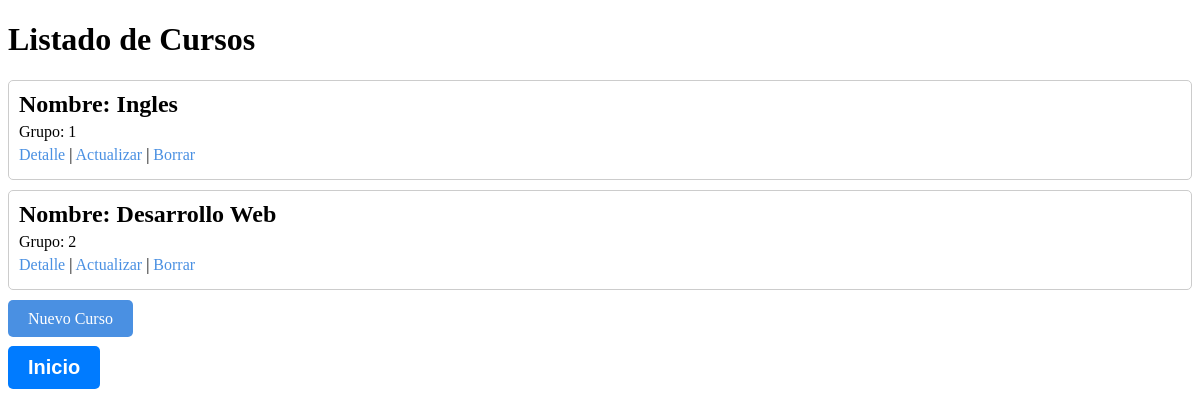
/PrimerApp/curso/lista, run on an earlier commit of the app's database.
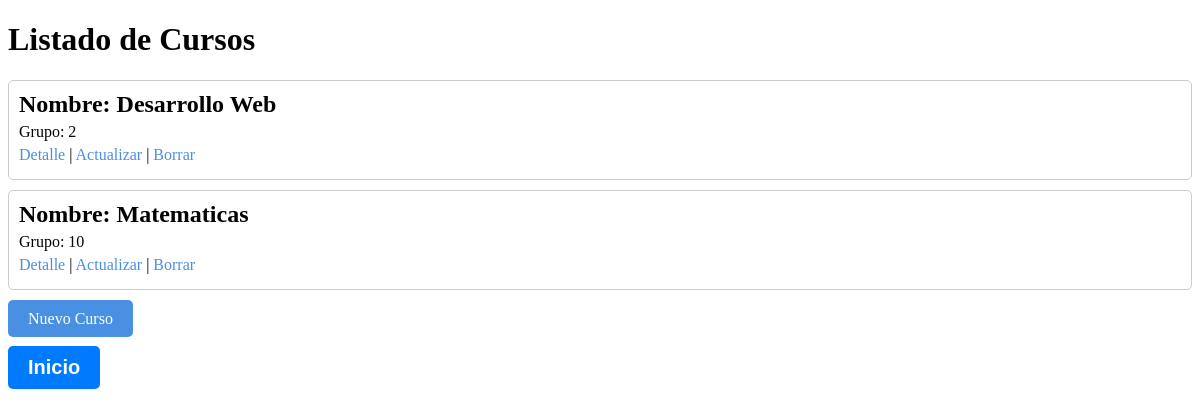
And on a later commit of the database.
### PrimerApp/models.py (models this page shows, shortened)
class Curso(models.Model):
    curso = models.CharField(max_length=100)
    grupo = models.IntegerField()

### PrimerApp/views.py (the view)
# urls.py: path('curso/lista', views.CursoListView.as_view(), name="ListaCursos"),
class CursoListView(ListView):
    model = Curso
    context_object_name = "cursos"
    template_name = "PrimerApp/listCurso.html"

### PrimerApp/templates/PrimerApp/listCurso.html (shortened to what this page needs)
<!DOCTYPE html>
<html lang="es">
<head>
</head>
<body>
    <h1>Listado de Cursos</h1>
    {% for curso in cursos %}
        <div style="border: 1px solid #ccc; padding: 10px; margin: 10px 0; border-radius: 5px;">
            <h2 style="margin: 0;">Nombre: {{ curso.curso }}</h2>
            <p style="margin: 5px 0;">Grupo: {{ curso.grupo }}</p>
            <p style="margin: 5px 0;">
                <a href="{% url 'CursoDetalle' curso.pk %}" style="text-decoration: none; color: #4A90E2;">Detalle</a> |
                <a href="{% url 'CursoUpdate' curso.pk %}" style="text-decoration: none; color: #4A90E2;">Actualizar</a> |
                <a href="{% url 'CursoDelete' curso.pk %}" style="text-decoration: none; color: #4A90E2;">Borrar</a>
            </p>
        </div>
    {% endfor %}
    <div style="margin-top: 20px;">
        <a href="{% url 'CreateCurso' %}" style="text-decoration: none; color: white; background-color: #4A90E2; padding: 10px 20px; border-radius: 5px;">Nuevo Curso</a>
    </div>
    <br>
    <button class="btn-custom" onclick="window.location.href='{% url 'Principal' %}'">Inicio</button>
</body>
</html>

What changed in the data, as far as the page shows it:
removed Curso: curso "Ingles", grupo "1"
added Curso: curso "Matematicas", grupo "10"
